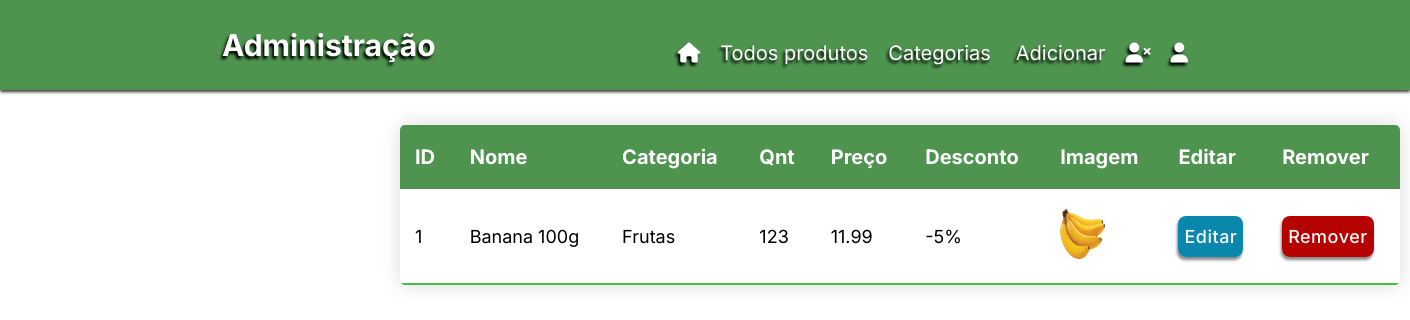
The page /admin (signed in) on the database its author committed.
### shop/produtos/models.py (models this page shows, shortened)
class AddProduct(db.Model):
    __searchable__= ['name','desc']
    id= db.Column(db.Integer, primary_key=True)
    name= db.Column(db.String(80), nullable=False)
    price= db.Column(db.Numeric(10,2), nullable=False)
    discount= db.Column(db.Integer, default=0)
    stock= db.Column(db.Integer, nullable=False)
    desc= db.Column(db.Text, nullable=False)
    pub_date= db.Column(db.DateTime, nullable=False, default=datetime.utcnow)
    category_id= db.Column(db.Integer, db.ForeignKey('category.id'), nullable=False)
    category= db.relationship('Category', backref=db.backref('categories', lazy=True))
    image_1= db.Column(db.String(150),nullable=False, default='image.jpg')
    image_2= db.Column(db.String(150),nullable=False, default='image.jpg')
    image_3= db.Column(db.String(150),nullable=False, default='image.jpg')

class Category(db.Model):
    id= db.Column(db.Integer, primary_key=True)
    name= db.Column(db.String(30), nullable=False, unique=True)

### shop/admin/routes.py (the view)
@app.route('/admin')
def admin():
    if 'email' not in session:
        flash(f'Por favor, conecte-se primeiro.', 'danger')
        return redirect(url_for('login'))
    products = AddProduct.query.all()
    return render_template('admin/index.html', title='Admin Page', products=products)

### shop/templates/admin/index.html (shortened to what this page needs)
{% block content %}
<!DOCTYPE html>
<html lang="en">
<head>
    <link rel="stylesheet" href="{{url_for('static', filename='css/style.css')}}">
    <link rel="stylesheet" href="https://cdn.jsdelivr.net/npm/bootstrap-icons@1.8.3/font/bootstrap-icons.css">
</head>
<body>
    <nav class="navbar">
        <div class="logo">
            <a href="/admin" >
                <h1>Administração</h1>
            </a>
        </div>
        <ul class="nav-list">
            <li>
                <a href="/" title="LOJA.">
                    <i class="fa-solid fa-house"></i>
                </a>
            </li>
            <li><a href="/admin">Todos produtos</a></li>
            <li><a href="/category">Categorias</a></li>
            <div class="conteiner">
                <button class="click">Adicionar</button>
            </div>
            <li>
                <a href="{{url_for('adminLogout')}}" title="Logout">
                <i class="fa-solid fa-user-xmark"></i>
                </a>
            </li>
            <li>
                <a href="{{url_for('register')}}" title="Register admin">
                <i class="fa-solid fa-user"></i>
                </a>
            </li>
        </ul>
    </nav>
        <table class="content-table">
            <thead>
                <tr>
                    <th>ID</th>
                    <th>Nome</th>
                    <th>Categoria</th>
                    <th>Qnt</th>
                    <th>Preço</th>
                    <th>Desconto</th>
                    <th>Imagem</th>
                    <th>Editar</th>
                    <th>Remover</th>
                </tr>
            </thead>
            <tbody>
            {% for product in products %}
                <tr>
                    <td>{{loop.index}}</td>
                    <td>{{product.name}}</td>
                    <td>{{product.category.name}}</td>
                    <td>{{product.stock}}</td>
                    <td>{{product.price}}</td>
                    <td>-{{product.discount}}%</td>
                    <td>
                        <img src="{{url_for('static', filename='images/' + product.image_1)}}" alt="Product Image" width="45" height="50">
                    </td>
                    <td>
                        <a href="{{url_for('updateproduct', id=product.id)}}" class="btn-edit">
                            Editar
                        </a>
                    </td>
                    <td>
                        <a href="{{url_for('deleteproduct', id=product.id)}}" class="btn-delete">
                            Remover
                        </a>
                    </td>>
                </tr>
            {% endfor %}
            </tbody>
        </table>
</body>
</html>
{% endblock content %}

### shop/static/css/style.css (style rules this page uses)
* { margin: 0; padding: 0; box-sizing: border-box; scroll-behavior: smooth; }
body { overflow-x: hidden; background: #ffffff; }
.navbar a { font-size: 20px; color: rgb(255, 255, 255); text-decoration: none; transition: 0.3s; }
ul { list-style: none; }
.navbar { text-shadow: -2px 3px 3px rgb(0, 0, 0); font-family: 'Inter', sans-serif; background: #4E944F; position: fixed; height: 90px; display: flex; align-items: center; width: 100%; justify-content: space-evenly; color: rgb(255, 255, 255); z-index: 1100; box-shadow: 0px 2px 3px #353535; }
.nav-list { list-style: none; display: flex; margin-top: 15px; }
.nav-list li { margin-left: 20px; }
.conteiner { position: relative; }
.click { outline: none; border: none; background-color: #4E944F; text-shadow: -2px 3px 3px rgb(0, 0, 0); font-family: 'Inter', sans-serif; font-size: 20px; color: rgb(255, 255, 255); text-decoration: none; transition: 0.3s; margin-left: 25px; }
.content-table { color: black; font-family: 'Inter'; position:absolute; top:15%; left:400px; border-collapse: collapse; margin: 5px 0; font-size: 0.9em; min-width: 1000px; border-radius: 5px; overflow: hidden; box-shadow: 0 0 20px rgba(0, 0, 0, 0.15); }
.content-table thead tr { font-size: 20px; background: rgb(78, 148, 79); color: #ffffff; text-align: left; font-weight: bold; }
.content-table td { font-size: 18px; }
.content-table th, .content-table td { padding: 20px 15px; }
.content-table tbody tr { border-bottom: 1px solid rgba(201, 201, 201, 0.867); }
.content-table tbody:last-of-type { border-bottom: 2px solid rgb(71, 189, 73); }
.btn-edit { margin-bottom: 3px; margin-top: 10px; width: 20%; padding: 10px 6px; border: none; border-radius: 8px; outline: none; font-weight: 500; letter-spacing: 0.5px; color: #ffffff; background: rgb(10, 135, 173); cursor: pointer; box-shadow: -1px 3px 3px #888787; text-decoration: none; }
.btn-delete { margin-bottom: 3px; margin-top: 10px; width: 20%; padding: 10px 6px; border: none; border-radius: 8px; outline: none; font-weight: 500; letter-spacing: 0.5px; color: #ffffff; background: rgb(182, 1, 1); cursor: pointer; box-shadow: -1px 3px 3px #888787; text-decoration: none; }

### rows shown on the page
AddProduct: name "Banana 100g", category.name "Frutas", stock "123", price "11.99", discount "5", image_1 (picture)
